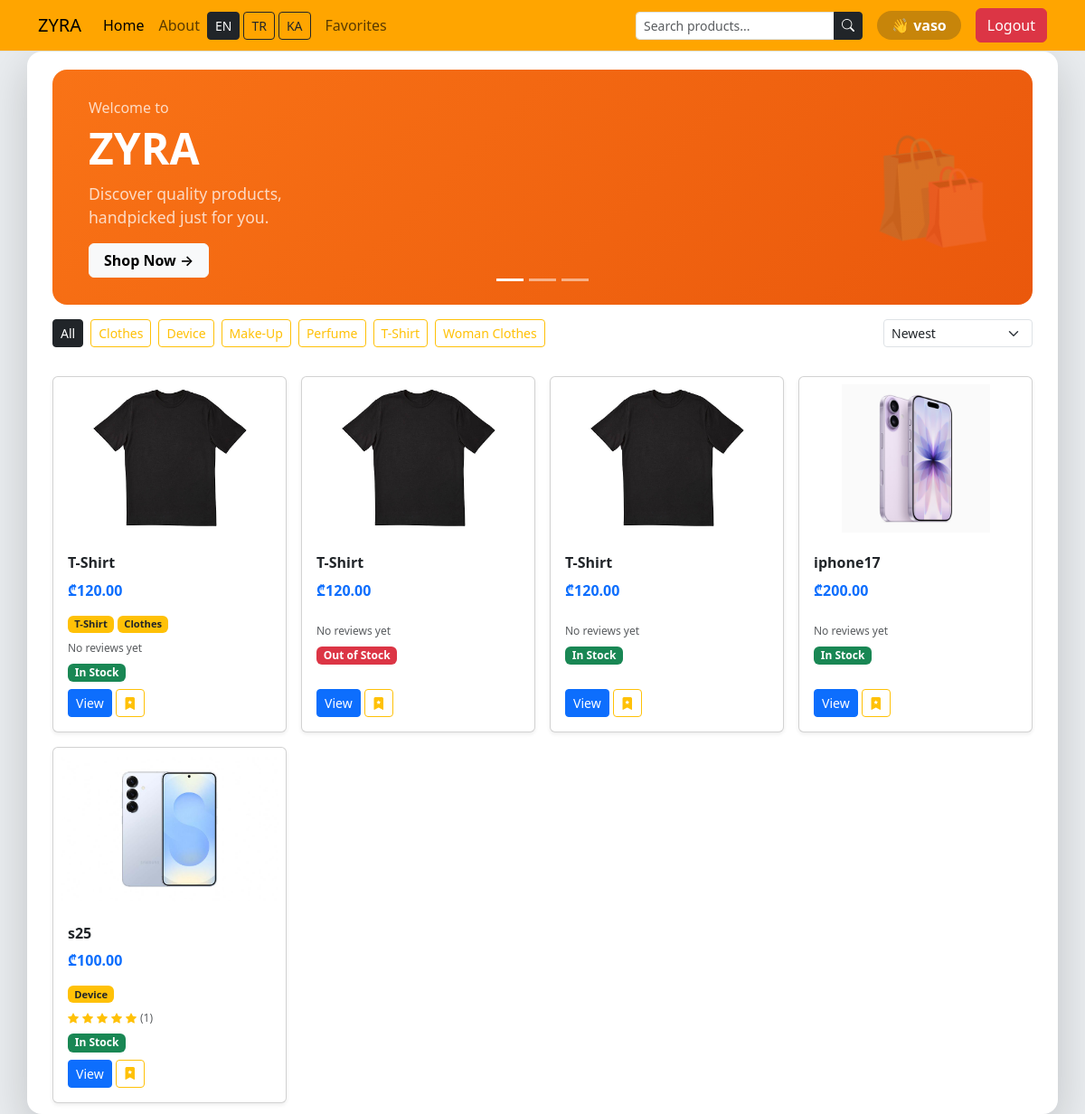
/ (signed in), run on the app's committed database.
### src/models/user.py (models this page shows, shortened)
class User(BaseModel, UserMixin):
    __tablename__ = 'users'
    id = db.Column(db.Integer, primary_key=True)
    username = db.Column(db.String(64), unique=True, nullable = False)
    role = db.Column(db.String(24))
    _password = db.Column(db.String, nullable = False)
    products = db.relationship("Product", back_populates="users", secondary = "favorites")
    @property
    def password(self):
        return self._password

### src/models/category.py (models this page shows, shortened)
class Category(BaseModel):
    __tablename__ = 'categories'
    id = db.Column(db.Integer, primary_key=True)
    name = db.Column(db.String, nullable=False, unique=True)
    name_tr = db.Column(db.String, nullable=True)
    name_ka = db.Column(db.String, nullable=True)
    products = db.relationship('Product', secondary='product_categories', back_populates='category')

### src/models/product.py (models this page shows, shortened)
class Product(BaseModel):
    __tablename__ = 'products'
    id = db.Column(db.Integer, primary_key=True)
    name = db.Column(db.String)
    price = db.Column(db.Float)
    img = db.Column(db.String)
    description = db.Column(db.Text, nullable=True)
    stock = db.Column(db.Integer, default=0)
    category = db.relationship('Category', secondary='product_categories', back_populates='products')
    users = db.relationship("User", back_populates="products", secondary="favorites")
    images = db.relationship('Image', back_populates='product', cascade='all, delete-orphan')

### src/views/main/routes.py (the view)
@main_blueprint.route('/')
def index():
    query = request.args.get('q', '').strip()
    category_id = request.args.get('category', type=int)
    sort = request.args.get('sort', 'newest')
    products = Product.query
    if query:
        products = products.filter(Product.name.ilike(f'%{query}%'))
    if category_id:
        products = products.filter(Product.category_id == category_id)
    if sort == 'price_asc':
        products = products.order_by(Product.price.asc())
    elif sort == 'price_desc':
        products = products.order_by(Product.price.desc())
    elif sort == 'name_asc':
        products = products.order_by(Product.name.asc())
    else:
        products = products.order_by(Product.id.desc())
    categories = Category.query.order_by(Category.name).all()
    return render_template('main/index.html',
        product_list=products.all(),
        categories=categories,
        query=query,
        active_category=category_id,
        sort=sort
    )

### src/__init__.py (called while the page is built)
def get_locale():
    return session.get('lang', 'en')

def register_extensions(app):
    babel.init_app(app, locale_selector=get_locale)
    db.init_app(app)
    migrate.init_app(app, db)
    login_manager.init_app(app)
    login_manager.login_view = 'auth.login'
    @login_manager.user_loader
    def load_user(id):
        return User.query.get(id)
    admin.init_app(app)
    admin.add_view(ProductView(Product, db.session))
    admin.add_view(SecureModelView(User, db.session))
    admin.add_view(CategoryView(Category, db.session))
    csrf.init_app(app)

### src/templates/main/index.html (shortened to what this page needs)
{% extends "layouts/base.html" %}
{% from "macros.html" import create_card with context %}
{% block content %}
    <div class="container-md bg-white py-1 shadow-lg rounded-4">
        <div id="carouselExampleIndicators" class="carousel slide m-3 rounded-4 overflow-hidden"
             data-bs-ride="carousel" data-bs-touch="true">
            <div class="carousel-indicators">
                <button type="button" data-bs-target="#carouselExampleIndicators"
                        data-bs-slide-to="0" class="active"></button>
                <button type="button" data-bs-target="#carouselExampleIndicators"
                        data-bs-slide-to="1"></button>
                <button type="button" data-bs-target="#carouselExampleIndicators"
                        data-bs-slide-to="2"></button>
            </div>
            <div class="carousel-inner">
                <div class="carousel-item active" data-bs-interval="3000">
                    <div style="min-height: 220px; background: linear-gradient(135deg, #f97316, #ea580c);
                        display: flex; align-items: center; justify-content: space-between;
                        padding: 30px 40px;">
                        <div class="text-white" style="max-width: 75%;">
                            <p class="mb-1 opacity-75"
                               style="font-size: clamp(0.75rem, 2vw, 1rem);">{{ _('Welcome to') }}</p>
                            <h1 class="fw-bold mb-2" style="font-size: clamp(1.8rem, 5vw, 3rem);">ZYRA</h1>
                            <p class="opacity-75 mb-3" style="font-size: clamp(0.8rem, 2vw, 1.1rem);">
                                {{ _('Discover quality products,') }}<br>{{ _('handpicked just for you.') }}
                            </p>
                            <a href="#products" class="btn btn-light fw-semibold px-3"
                               style="font-size: clamp(0.75rem, 2vw, 1rem);">
                                {{ _('Shop Now') }} →
                            </a>
                        </div>
                        <div class="d-none d-md-block" style="font-size: 7rem; opacity: 0.15;">🛍️</div>
                    </div>
                </div>
            </div>
        </div>
        <div class="mx-3 mb-3 d-flex justify-content-between align-items-center flex-wrap gap-2">
            <div class="d-flex gap-2 flex-wrap">
                <a href="{{ url_for('main.index', q=query) }}"
                   class="btn btn-sm {{ 'btn-dark' if not active_category else 'btn-outline-dark' }}">
                    {{ _('All') }}
                </a>
                {% set lang = session.get('lang', 'en') %}
                {% for category in categories %}
                    <a href="{{ url_for('main.index', q=query, category=category.id) }}"
                       class="btn btn-sm {{ 'btn-warning' if active_category == category.id else 'btn-outline-warning' }}">
                        {% if lang == 'tr' and category.name_tr %}
                            {{ category.name_tr }}
                        {% elif lang == 'ka' and category.name_ka %}
                            {{ category.name_ka }}
                        {% else %}
                            {{ category.name }}
                        {% endif %}
                    </a>
                {% endfor %}
            </div>
            <select class="form-select form-select-sm" style="width: auto;"
                    onchange="window.location.href=this.value">
                <option value="{{ url_for('main.index', q=query, category=active_category, sort='newest') }}"
                        {{ 'selected' if sort == 'newest' }}>{{ _('Newest') }}</option>
            </select>
        </div>
        <div class="row row-cols-2 row-cols-sm-2 row-cols-md-3 row-cols-lg-4 g-3 m-2">
            {% if product_list %}
                {% for product in product_list %}
                    {{ create_card(product) }}
                {% endfor %}
            {% else %}
                <div class="col-12 text-center text-muted py-5">
                    <i class="bi bi-search fs-1"></i>
                    <p class="mt-3">{{ _('No products found for') }} "<strong>{{ query }}</strong>"</p>
                </div>
            {% endif %}
        </div>
    </div>
{% endblock %}

### src/templates/macros.html
{% macro create_navlink(endpoint_name, display_name) %}
    <li class="nav-item">
        <a class="nav-link {% if request.endpoint == endpoint_name %} active {% endif %}"
           href="{{ url_for(endpoint_name) }}"
        >{{ display_name }}</a>
    </li>
{% endmacro %}
{% macro create_card(product) %}
    <div class="col">
        <div class="card h-100 shadow-sm">
            {% if product.img %}
                <img src="/static/upload/{{ product.img }}"
                     class="card-img-top"
                     style="height: 180px; object-fit: contain; padding: 8px;"
                     alt="{{ product.name }}">
            {% else %}
                <div class="card-img-top d-flex align-items-center justify-content-center bg-light"
                     style="height: 180px;">
                    <i class="bi bi-image text-muted" style="font-size: 3rem;"></i>
                </div>
            {% endif %}
            <div class="card-body d-flex flex-column">
                <h6 class="card-title fw-bold">{{ product.name }}</h6>
                <p class="card-text text-primary fw-semibold">₾{{ "%.2f"|format(product.price) }}</p>
                <div class="d-flex flex-wrap gap-1 mb-2">
                    {% set lang = session.get('lang', 'en') %}
                    {% for category in product.category %}
                        <span class="badge bg-warning text-dark" style="font-size: 0.7rem;">
                            {% if lang == 'tr' and category.name_tr %}
                                {{ category.name_tr }}
                            {% elif lang == 'ka' and category.name_ka %}
                                {{ category.name_ka }}
                            {% else %}
                                 {{ category.name }}
                            {% endif %}
                        </span>
                    {% endfor %}
                </div>
                {% if product.reviews %}
                    {% set avg = (product.reviews | map(attribute='rating') | sum) / product.reviews | length %}
                    <div class="mb-2 d-flex align-items-center gap-1">
                        {% for i in range(1, 6) %}
                            {% if i <= avg %}
                                <i class="bi bi-star-fill text-warning" style="font-size: 0.75rem;"></i>
                            {% else %}
                                <i class="bi bi-star text-warning" style="font-size: 0.75rem;"></i>
                            {% endif %}
                        {% endfor %}
                        <span class="text-muted" style="font-size: 0.75rem;">
                            ({{ product.reviews | length }})
                        </span>
                    </div>
                {% else %}
                    <p class="text-muted mb-2" style="font-size: 0.75rem;">{{ _('No reviews yet') }}</p>
                {% endif %}
                {% if product.stock is not none %}
                    {% if product.stock > 0 %}
                        <span class="badge bg-success mb-2" style="width: fit-content;">{{ _('In Stock') }}</span>
                    {% else %}
                        <span class="badge bg-danger mb-2" style="width: fit-content;">{{ _('Out of Stock') }}</span>
                    {% endif %}
                {% endif %}
                <div class="mt-auto d-flex flex-wrap gap-1">
                    <a href="/view_product/{{ product.id }}" class="btn btn-primary btn-sm">{{ _('View') }}</a>
                    {% if current_user.is_authenticated %}
                        {% if current_user.role == 'admin' %}
                            <a href="/edit_product/{{ product.id }}" class="btn btn-warning btn-sm">{{ _('Edit') }}</a>
                            <a href="/delete_product/{{ product.id }}"
                               class="btn btn-danger btn-sm">{{ _('Delete') }}</a>
                        {% else %}
                            <a href="/add_favorite/{{ product.id }}" class="btn btn-outline-warning btn-sm">
                                <i class="bi bi-bookmark-star-fill"></i>
                            </a>
                        {% endif %}
                    {% endif %}
                </div>
            </div>
        </div>
    </div>
{% endmacro %}

### src/templates/layouts/navbar.html (shortened to what this page needs)
{% from "macros.html" import create_navlink %}
<nav class="navbar navbar-expand-lg border-bottom border-body data-bs-theme=dark" style="background-color: orange">
    <div class="container-md">
        <a class="navbar-brand" href="{{ url_for('main.index') }}">ZYRA</a>
        <div class="collapse navbar-collapse" id="navbarSupportedContent">
            <ul class="navbar-nav me-auto mb-2 mb-lg-0">
                {{ create_navlink('main.index', _('Home')) }}
                {{ create_navlink('main.about', _('About')) }}
                <div class="d-flex align-items-center gap-1 me-2">
                    <a href="/set_language/en"
                       class="btn btn-sm {{ 'btn-dark' if session.get('lang', 'en') == 'en' else 'btn-outline-dark' }}">
                        EN
                    </a>
                    <a href="/set_language/tr"
                       class="btn btn-sm {{ 'btn-dark' if session.get('lang') == 'tr' else 'btn-outline-dark' }}">
                        TR
                    </a>
                    <a href="/set_language/ka"
                       class="btn btn-sm {{ 'btn-dark' if session.get('lang') == 'ka' else 'btn-outline-dark' }}">
                        KA
                    </a>
                </div>
                {% if current_user.is_authenticated %}
                    {% if current_user.role == 'admin' %}
                        {{ create_navlink('main.dashboard', _('Dashboard')) }}
                         <li class="nav-item">
                             <a class="nav-link btn btn-warning btn-sm text-dark fw-semibold ms-2 px-3"
                                 href="{{ url_for('products.create_product') }}">
                                   + {{ _('Add Product') }}
                             </a>
                         </li>
                    {% else %}
                    {{ create_navlink('main.favorites', _('Favorites')) }}
                    {% endif %}
                {% endif %}
            </ul>
            <form class="d-flex me-3" method="GET" action="{{ url_for('main.index') }}">
                <div class="input-group">
                    <input type="text"
                           name="q"
                           class="form-control form-control-sm"
                           placeholder="{{ _('Search products...') }}"
                           value="{{ request.args.get('q', '') }}">
                    <button class="btn btn-dark btn-sm" type="submit">
                        <i class="bi bi-search"></i>
                    </button>
                </div>
            </form>
            <div class="d-flex align-items-center gap-3" role="search">
                {% if current_user.is_authenticated %}
                <span class="fw-semibold text-white bg-dark bg-opacity-25 px-3 py-1 rounded-pill">
                        👋 {{ current_user.username }}
                    </span>
                <a class="btn btn-danger" href="/logout">{{ _('Logout') }}</a>
                {% else %}
                <a class="btn btn-success" href="/login">{{ _('Login') }}</a>
                <a class="btn btn-outline-light" href="/register">{{ _('Register') }}</a>
                {% endif %}
            </div>
        </div>
    </div>
</nav>

### data on the page
User: username "vaso"
Category: name "Clothes"
Category: name "Device"
Category: name "Make-Up"
Category: name "Perfume"
Category: name "T-Shirt"
Category: name "Woman Clothes"
Product: img (picture), name "T-Shirt", price "120.00"
Product: img (picture), name "T-Shirt", price "120.00"
Product: img (picture), name "T-Shirt", price "120.00"
Product: img (picture), name "iphone17", price "200.00"
Product: img (picture), name "s25", price "100.00", reviews|length "1"

### other printed values
{{ display_name }} "Home About Favorites"
form field value "Newest"
